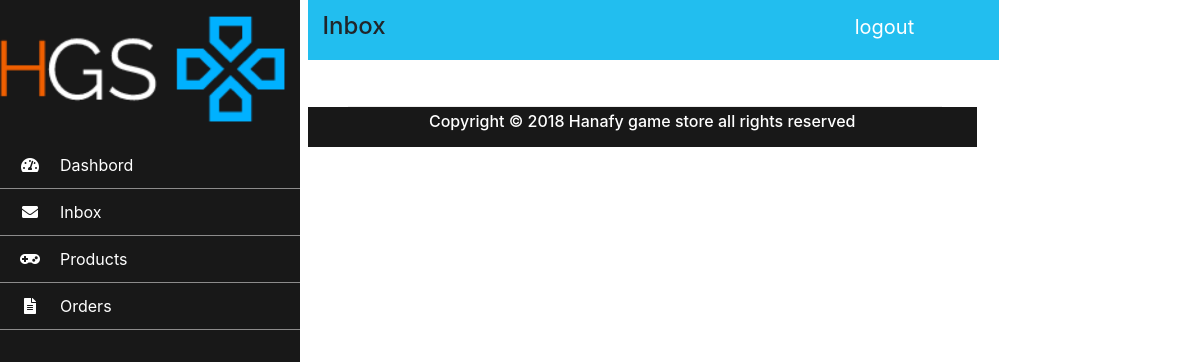
The app's page /Admin/inbox.php, older data.
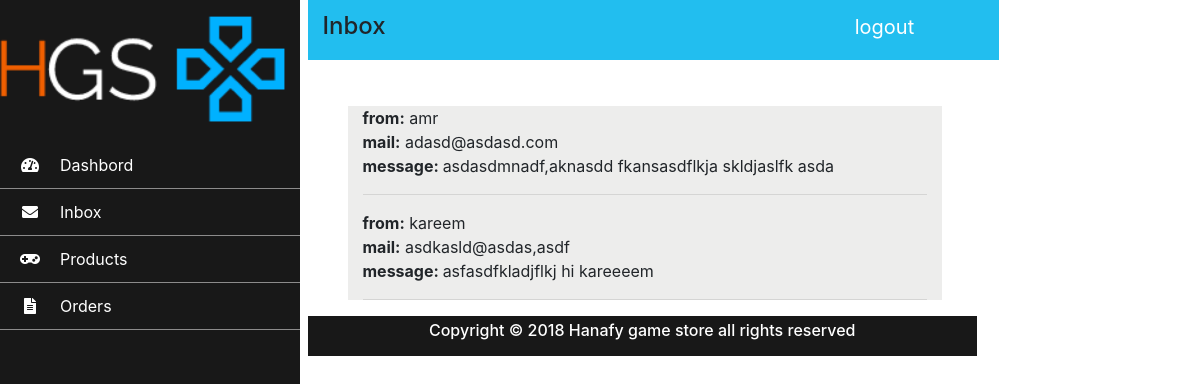
The same page, newer data.
### tables this page shows
CREATE TABLE IF NOT EXISTS `mail` (
  `id` int(10) NOT NULL AUTO_INCREMENT,
  `name` varchar(44) NOT NULL,
  `mail` varchar(70) NOT NULL,
  `message` text NOT NULL,
  PRIMARY KEY (`id`)
);

### Admin/inbox.php (the view, shortened to what this page needs)
<!doctype html>
<html>
<head>
    <link rel="stylesheet" href="css/main.css" type="text/css">
    <link rel="stylesheet" href="https://use.fontawesome.com/releases/v5.0.8/css/all.css">
    <link rel="stylesheet" href="https://maxcdn.bootstrapcdn.com/bootstrap/4.0.0/css/bootstrap.min.css">
</head>
<body>
    <div class="row">
        <div class="col-lg-3 front">
        </div>
        <div class="col-lg-9">
            <div class="row">
                <div class="col-lg-9 bar">
                    <div class="row">
                        <div class="col-lg-7 message-height ">
                            <h4>Inbox</h4>
                        </div>
                        <div class="col-lg-3  message-height">
                            <a href="index.php" class="logout">logout</a>
                        </div>
                    </div>
                </div>
            </div>
            <div class="col-lg-8 offwhite">
                <?php
require_once('../mysqli_connect.php');
$query ="SELECT * FROM `mail`";
$res =@mysqli_query($dbc,$query);
if($res){
while($row = mysqli_fetch_array($res))
{
    echo '<strong>from:</strong> '.
   $row['name'].'<br>  <strong>mail:</strong> '.
   $row['mail'].'<br><strong> message: </strong>'.
   $row['message'];
    echo '<hr>';
}
}
else {
    echo "Couldnt open";
    echo mysqli_error($dbc);
}
?>
            </div>
            <div id="footer"></div>
        </div>
    </div>
</body>
</html>

Row changes from the older to the newer data that the page shows:
added mail: name "amr", mail "adasd@asdasd.com", message "asdasdmnadf,aknasdd fkansasdflkja skldjaslfk asda"
added mail: name "kareem", mail "asdkasld@asdas,asdf", message "asfasdfkladjflkj hi kareeeem"
